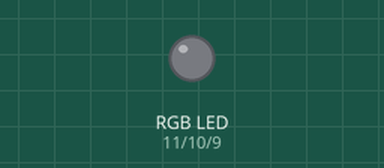
This sketch was run on a simulated Arduino Uno, built with avr-gcc and run on an emulated ATmega328P. Parts: an RGB LED mixed from three pins (HIGH = lit).

Above: at 0.15 s.
At 9.17 s:
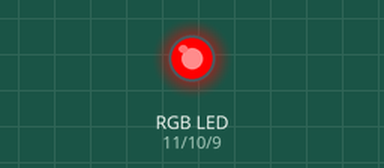
At 14.96 s:
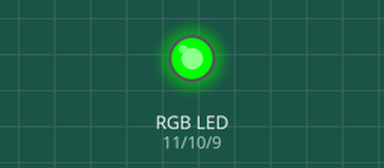
At 15.36 s:
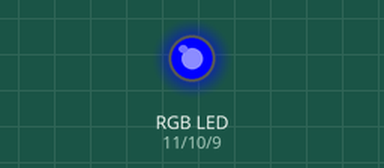
At 25.33 s:
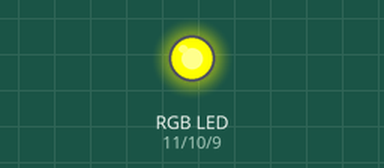
At 31.82 s:
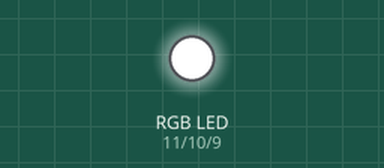
Timing chart, 0 to 40.0 s (numbered marks = the images above):
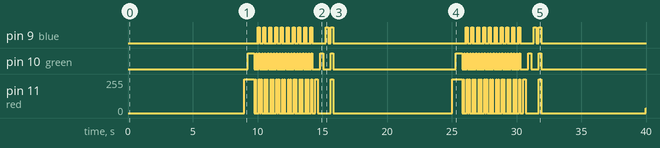

The sketch:

code-3_color_RGB_module.ino
```cpp
int red = 11; //Red light pin of 3 color RGB module is connected to digital port 11 of Arduino UNO
int green=10;//Green light pin of 3 color RGB module is connected to digital port 10 of Arduino UNO
int blue=9;//Blue light pin of 3 color RGB module is connected to digital port 9 of Arduino UNO
int led,val=0,count=0,val_red,val_green,val_blue;
void setup()
{
  pinMode(red, OUTPUT);
  pinMode(green, OUTPUT);
  pinMode(blue, OUTPUT);
}

void led_off()
{
  digitalWrite(red,LOW);
  digitalWrite(green,LOW);
  digitalWrite(blue,LOW);
}

void led_all()//white
{
  digitalWrite(red,HIGH);
  digitalWrite(green,HIGH);
  digitalWrite(blue,HIGH);
}

void loop()
{
  led_off();
  while(val<255) //The pwm value of red light is added from 0 to 255, the red light is gradually brighter.
  {
      analogWrite(red, val);
      delay(5);
      val++;
  }
  while(val>0)//The pwm value of red light is reduced from 255 to 0, the red light is  gradually extinguished.
  {
      analogWrite(red, val);
      delay(5);
      val--;
  }
  led_off();
   delay(10);
   while(val<255)//The pwm value of green light is added from 0 to 255, the green light is gradually brighter.
  {
      analogWrite(green, val);
      delay(5);
      val++;
  }
  while(val>0)//The pwm value of green light is reduced from 255 to 0, the green light is  gradually extinguished.
  {
      analogWrite(green, val);
      delay(5);
      val--;
  }
  led_off();
  delay(10);
   while(val<255)//The pwm value of blue light is added from 0 to 255, the blue light is gradually brighter.
  {
      analogWrite(blue, val);
      delay(5);
      val++;
  }
  while(val>0)//The pwm value of blue light is reduced from 255 to 0, the blue light is  gradually extinguished.
  {
      analogWrite(blue, val);
      delay(5);
      val--;
  }
  led_off();
  delay(10);
  while(val_blue<255)//Various colors brighten to reach full light to form white light
  {
    if(val_red<55)
    {
      analogWrite(red, val_red);
      delay(5);
      val_red++;
    }
   else if(val_red<155)
   {
      analogWrite(red, val_red);
      analogWrite(green, val_green);
      val_red++;
      val_green++;
      delay(5);
    }
    else if(val_red<255)
    {
      analogWrite(red, val_red);
      analogWrite(green, val_green);
      analogWrite(blue, val_blue);
      val_red++;
      val_green++;
      val_blue++;
      delay(5);
    }
    else if(val_green<255)
    {
      analogWrite(red, val_red);
      analogWrite(green, val_green);
      analogWrite(blue, val_blue);
      val_green++;
      val_blue++;
      delay(5);
    }
    else if(val_blue<255)
    {
      analogWrite(red, val_red);
      analogWrite(green, val_green);
      analogWrite(blue, val_blue);
      val_blue++;
      delay(5);
    }
  }
  val_red=0;
  val_green=0;
  val_blue=0;
  while(count<10)//Each light flashes separately
  {
  count++;
  led_off();
  delay(50);
  digitalWrite(red,HIGH);//red
  delay(50);
  led_off();
  delay(50);
  digitalWrite(green,HIGH);//green
  delay(50);
  led_off();
  delay(50);
  digitalWrite(blue,HIGH);//blue
  delay(50);
  led_off();
  delay(50);
  led_all();//white
  delay(50);
  led_off();
  delay(50);
  }
  count=0;
  led_off();
  delay(200);
  digitalWrite(red,HIGH);//red
  delay(200);
  led_off();
  delay(200);
  digitalWrite(green,HIGH);//green
  delay(200);
  led_off();
  delay(200);
  digitalWrite(blue,HIGH);//blue
  delay(200);
  led_off();
  delay(200);
  led_all();//white
  delay(200);
  led_off();
  delay(200);
}
```
